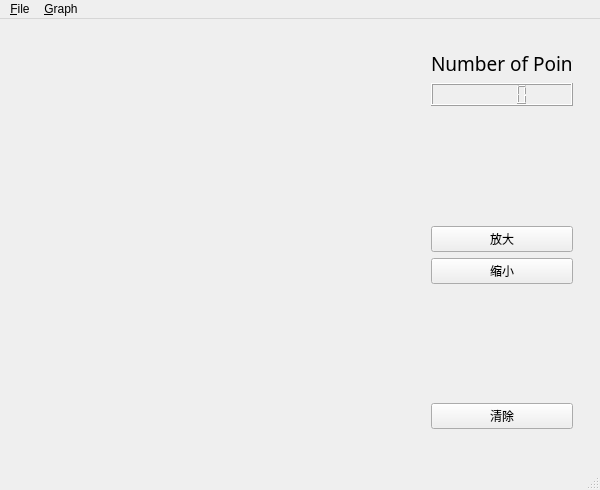
<?xml version="1.0" encoding="UTF-8"?>
<ui version="4.0">
 <class>MainWindow</class>
 <widget class="QMainWindow" name="MainWindow">
  <property name="geometry">
   <rect>
    <x>0</x>
    <y>0</y>
    <width>600</width>
    <height>490</height>
   </rect>
  </property>
  <property name="minimumSize">
   <size>
    <width>600</width>
    <height>490</height>
   </size>
  </property>
  <property name="windowTitle">
   <string>tree.exe</string>
  </property>
  <widget class="QWidget" name="centralWidget">
   <widget class="QWidget" name="verticalLayoutWidget">
    <property name="geometry">
     <rect>
      <x>420</x>
      <y>20</y>
      <width>164</width>
      <height>401</height>
     </rect>
    </property>
    <layout class="QVBoxLayout" name="verticalLayout">
     <item>
      <widget class="QLabel" name="label">
       <property name="font">
        <font>
         <family>微软雅黑</family>
         <pointsize>14</pointsize>
        </font>
       </property>
       <property name="text">
        <string>Number of Points</string>
       </property>
      </widget>
     </item>
     <item>
      <widget class="QLCDNumber" name="pointNumber"/>
     </item>
     <item>
      <spacer name="verticalSpacer_2">
       <property name="orientation">
        <enum>Qt::Vertical</enum>
       </property>
       <property name="sizeHint" stdset="0">
        <size>
         <width>20</width>
         <height>40</height>
        </size>
       </property>
      </spacer>
     </item>
     <item>
      <widget class="QPushButton" name="biggerbutton">
       <property name="font">
        <font>
         <family>微软雅黑</family>
        </font>
       </property>
       <property name="text">
        <string>放大</string>
       </property>
      </widget>
     </item>
     <item>
      <widget class="QPushButton" name="smallerbutton">
       <property name="font">
        <font>
         <family>微软雅黑</family>
        </font>
       </property>
       <property name="text">
        <string>缩小</string>
       </property>
      </widget>
     </item>
     <item>
      <spacer name="verticalSpacer">
       <property name="orientation">
        <enum>Qt::Vertical</enum>
       </property>
       <property name="sizeHint" stdset="0">
        <size>
         <width>20</width>
         <height>40</height>
        </size>
       </property>
      </spacer>
     </item>
     <item>
      <widget class="QPushButton" name="cleanallbutton">
       <property name="font">
        <font>
         <family>微软雅黑</family>
        </font>
       </property>
       <property name="text">
        <string>清除</string>
       </property>
      </widget>
     </item>
    </layout>
   </widget>
   <widget class="Getpoint" name="getpoint" native="true">
    <property name="geometry">
     <rect>
      <x>10</x>
      <y>20</y>
      <width>400</width>
      <height>400</height>
     </rect>
    </property>
    <property name="minimumSize">
     <size>
      <width>0</width>
      <height>0</height>
     </size>
    </property>
   </widget>
  </widget>
  <widget class="QMenuBar" name="menuBar">
   <property name="geometry">
    <rect>
     <x>0</x>
     <y>0</y>
     <width>600</width>
     <height>21</height>
    </rect>
   </property>
   <widget class="QMenu" name="menu_File">
    <property name="title">
     <string>&amp;File</string>
    </property>
    <addaction name="action_Load"/>
   </widget>
   <widget class="QMenu" name="menu_Graph">
    <property name="title">
     <string>&amp;Graph</string>
    </property>
    <addaction name="action_bigger"/>
    <addaction name="action_smaller"/>
   </widget>
   <addaction name="menu_File"/>
   <addaction name="menu_Graph"/>
  </widget>
  <widget class="QStatusBar" name="statusBar"/>
  <action name="action_Load">
   <property name="text">
    <string>&amp;LoadFile</string>
   </property>
   <property name="toolTip">
    <string>LoadFile</string>
   </property>
  </action>
  <action name="action_bigger">
   <property name="text">
    <string>&amp;bigger</string>
   </property>
   <property name="shortcut">
    <string>Ctrl+=</string>
   </property>
  </action>
  <action name="action_smaller">
   <property name="text">
    <string>&amp;smaller</string>
   </property>
   <property name="shortcut">
    <string>Ctrl+-</string>
   </property>
  </action>
 </widget>
 <layoutdefault spacing="6" margin="11"/>
 <customwidgets>
  <customwidget>
   <class>Getpoint</class>
   <extends>QWidget</extends>
   <header>getpoint.h</header>
   <container>1</container>
  </customwidget>
 </customwidgets>
 <resources/>
 <connections>
  <connection>
   <sender>biggerbutton</sender>
   <signal>clicked()</signal>
   <receiver>action_bigger</receiver>
   <slot>trigger()</slot>
   <hints>
    <hint type="sourcelabel">
     <x>501</x>
     <y>240</y>
    </hint>
    <hint type="destinationlabel">
     <x>-1</x>
     <y>-1</y>
    </hint>
   </hints>
  </connection>
  <connection>
   <sender>smallerbutton</sender>
   <signal>clicked()</signal>
   <receiver>action_smaller</receiver>
   <slot>trigger()</slot>
   <hints>
    <hint type="sourcelabel">
     <x>501</x>
     <y>271</y>
    </hint>
    <hint type="destinationlabel">
     <x>-1</x>
     <y>-1</y>
    </hint>
   </hints>
  </connection>
 </connections>
</ui>
